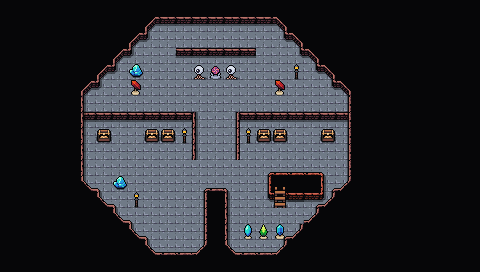

A 2D game scene composited from a Tiled map and its tileset images. What follows is a short description and the map's XML, with each tile layer's data collapsed to a summary:
An orthogonal 30x17 tile map with 16x16 px tiles, 4 tile layers (Collision, Background, Walls, Clutter), 3 tilesets and 29 objects.

<map version="1.10" tiledversion="1.10.1" orientation="orthogonal" renderorder="right-down" width="30" height="17" tilewidth="16" tileheight="16" infinite="0" nextlayerid="7" nextobjectid="99">
 <editorsettings>
  <export target="wastetown..tmx" format="tmx" />
 </editorsettings>
 <tileset firstgid="1" source="../../../../common/maps/tileset/main.tsx" />
 <tileset firstgid="10113" source="../../../../common/maps/tileset/buildings.tsx" />
 <tileset firstgid="11905" source="../../../../common/maps/tileset/main-nocollide.tsx" />
 <layer id="6" name="Collision" width="30" height="17">
  <data>[510 cells, 18 non-empty, 4 distinct tile ids]</data>
 </layer>
 <layer id="1" name="Background" width="30" height="17">
  <data>[510 cells, 506 non-empty, 2 distinct tile ids]</data>
 </layer>
 <layer id="2" name="Walls" width="30" height="17">
  <data>[510 cells, 388 non-empty, 16 distinct tile ids]</data>
 </layer>
 <layer id="3" name="Clutter" width="30" height="17">
  <properties>
   <property name="spriteLayer" type="bool" value="true" />
  </properties>
  <data>[510 cells, 38 non-empty, 23 distinct tile ids]</data>
 </layer>
 <objectgroup id="4" name="Objects">
  <object id="68" template="../../../../common/maps/obj/enemy.tx" x="287.074" y="141.29">
   <properties>
    <property name="enemy" value="Mimic" />
   </properties>
  </object>
  <object id="69" template="../../../../common/maps/obj/enemy.tx" x="128.033" y="143.933">
   <properties>
    <property name="enemy" value="Mimic" />
   </properties>
  </object>
  <object id="70" template="../../../../common/maps/obj/entry_down.tx" x="272.342" y="211.743">
   <properties>
    <property name="teleport" value="../RioEdited/maps/map/magetower/magetower_8_illusion.tmx" />
    <property name="teleportObjectId" value="104" />
   </properties>
  </object>
  <object id="71" template="../../obj/treasure.tx" x="210.851" y="46.2797">
   <properties>
    <property name="reward" value="[{&quot;type&quot;:&quot;randomCard&quot;,&quot;count&quot;:10,&quot;rarity&quot;:[&quot;Uncommon&quot;,&quot;Rare&quot;,&quot;Mythic Rare&quot;]},{&quot;type&quot;:&quot;item&quot;,&quot;count&quot;:1,&quot;probability&quot;:0.2,&quot;itemName&quot;:&quot;Dark Armor&quot;}]" />
   </properties>
  </object>
  <object id="72" template="../../../../common/maps/obj/enemy.tx" x="166.965" y="95.3624">
   <properties>
    <property name="enemy" value="Eye" />
    <property name="threatRange" type="int" value="50" />
    <property name="waypoints" value="75,79,75,77,75,80,78,76,80" />
   </properties>
  </object>
  <object id="73" template="../../../../common/maps/obj/enemy.tx" x="256.469" y="90.7429">
   <properties>
    <property name="enemy" value="Eye" />
    <property name="threatRange" type="int" value="50" />
    <property name="waypoints" value="79,75,77,75,80,78,76,80,75" />
   </properties>
  </object>
  <object id="74" template="../../../../common/maps/obj/enemy.tx" x="146.177" y="188.331">
   <properties>
    <property name="enemy" value="Eye" />
    <property name="threatRange" type="int" value="50" />
    <property name="waypoints" value="76,80,75,79,75,77,75,80,78" />
   </properties>
  </object>
  <object id="75" template="../../../../common/maps/obj/waypoint.tx" x="208.94" y="114.578" />
  <object id="76" template="../../../../common/maps/obj/waypoint.tx" x="125.967" y="174.472" />
  <object id="77" template="../../../../common/maps/obj/waypoint.tx" x="149.642" y="73.4195" />
  <object id="78" template="../../../../common/maps/obj/waypoint.tx" x="297.468" y="165.491" />
  <object id="79" template="../../../../common/maps/obj/waypoint.tx" x="272.638" y="60.7158" />
  <object id="80" template="../../../../common/maps/obj/waypoint.tx" x="209.119" y="173.317" />
  <object id="81" template="../../../../common/maps/obj/waypoint.tx" x="148.487" y="233.371" />
  <object id="82" template="../../../../common/maps/obj/gold.tx" x="109.798" y="107.489" />
  <object id="83" template="../../../../common/maps/obj/gold.tx" x="172.162" y="230.484" />
  <object id="84" template="../../../../common/maps/obj/gold.tx" x="172.74" y="214.893" />
  <object id="85" template="../../../../common/maps/obj/gold.tx" x="171.008" y="247.23" />
  <object id="86" template="../../../../common/maps/obj/gold.tx" x="110.953" y="93.0526" />
  <object id="87" template="../../../../common/maps/obj/gold.tx" x="91.3203" y="108.066" />
  <object id="88" template="../../../../common/maps/obj/gold.tx" x="317.678" y="109.221" />
  <object id="89" template="../../../../common/maps/obj/gold.tx" x="311.904" y="94.785" />
  <object id="90" template="../../../../common/maps/obj/gold.tx" x="298.045" y="108.066" />
  <object id="91" template="../../obj/treasure.tx" x="303.242" y="143.534">
   <properties>
    <property name="reward" value="[{&quot;type&quot;:&quot;randomCard&quot;,&quot;count&quot;:10,&quot;rarity&quot;:[&quot;Uncommon&quot;,&quot;Rare&quot;,&quot;Mythic Rare&quot;]},{&quot;type&quot;:&quot;item&quot;,&quot;count&quot;:1,&quot;probability&quot;:0.2,&quot;itemName&quot;:&quot;Dark Armor&quot;}]" />
   </properties>
  </object>
  <object id="92" template="../../obj/treasure.tx" x="111.775" y="144.778">
   <properties>
    <property name="reward" value="[{&quot;type&quot;:&quot;randomCard&quot;,&quot;count&quot;:10,&quot;rarity&quot;:[&quot;Uncommon&quot;,&quot;Rare&quot;,&quot;Mythic Rare&quot;]},{&quot;type&quot;:&quot;item&quot;,&quot;count&quot;:1,&quot;probability&quot;:0.2,&quot;itemName&quot;:&quot;Dark Armor&quot;}]" />
   </properties>
  </object>
  <object id="94" template="../../../../common/maps/obj/manashards.tx" x="152.667" y="45" />
  <object id="96" template="../../../../common/maps/obj/manashards.tx" x="180.667" y="44.3333" />
  <object id="97" template="../../obj/booster.tx" x="99" y="170.333">
   <properties>
    <property name="reward">[{"editions":["DMU","BRO","NEO","MID","VOW","SNC","ONE","MOM","MAT","WOE","AFR"],"type":"card","count":10,"rarity":["Common"],"colors":["Blue"]},{"editions":["DMU","BRO","NEO","MID","VOW","SNC","ONE","MOM","MAT","WOE","AFR"],"type":"card","count":3,"rarity":["Uncommon"],"colors":["Blue"]},{"editions":["DMU","BRO","NEO","MID","VOW","SNC","ONE","MOM","MAT","WOE","AFR"],"type":"card","count":1,"rarity":["Rare","Mythic Rare"],"colors":["Blue"]}]</property>
   </properties>
  </object>
  <object id="98" template="../../obj/booster.tx" x="254.667" y="44.3333">
   <properties>
    <property name="reward">[{"editions":["DMU","BRO","NEO","MID","VOW","SNC","ONE","MOM","MAT","WOE","AFR"],"type":"card","count":10,"rarity":["Common"],"colors":["Blue"]},{"editions":["DMU","BRO","NEO","MID","VOW","SNC","ONE","MOM","MAT","WOE","AFR"],"type":"card","count":3,"rarity":["Uncommon"],"colors":["Blue"]},{"editions":["DMU","BRO","NEO","MID","VOW","SNC","ONE","MOM","MAT","WOE","AFR"],"type":"card","count":1,"rarity":["Rare","Mythic Rare"],"colors":["Blue"]}]</property>
   </properties>
  </object>
 </objectgroup>
</map>
